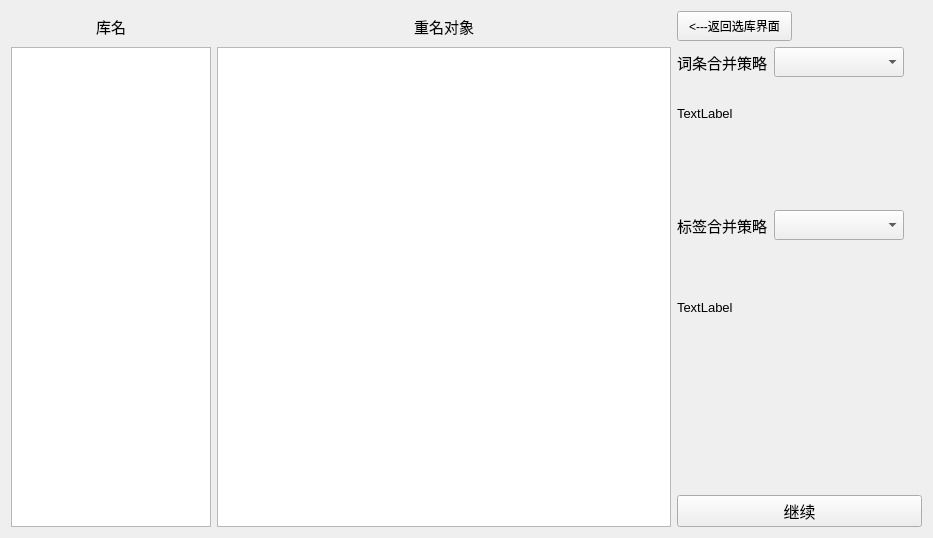
<?xml version="1.0" encoding="UTF-8"?>
<ui version="4.0">
 <class>merge_kl_same_name</class>
 <widget class="QWidget" name="merge_kl_same_name">
  <property name="geometry">
   <rect>
    <x>0</x>
    <y>0</y>
    <width>933</width>
    <height>538</height>
   </rect>
  </property>
  <property name="windowTitle">
   <string>Form</string>
  </property>
  <layout class="QGridLayout" name="gridLayout">
   <item row="0" column="0">
    <layout class="QVBoxLayout" name="verticalLayout" stretch="0,0">
     <item>
      <layout class="QHBoxLayout" name="horizontalLayout_2">
       <item>
        <spacer name="horizontalSpacer_3">
         <property name="orientation">
          <enum>Qt::Orientation::Horizontal</enum>
         </property>
         <property name="sizeType">
          <enum>QSizePolicy::Policy::Maximum</enum>
         </property>
         <property name="sizeHint" stdset="0">
          <size>
           <width>85</width>
           <height>20</height>
          </size>
         </property>
        </spacer>
       </item>
       <item>
        <widget class="QLabel" name="label_2">
         <property name="sizePolicy">
          <sizepolicy hsizetype="Fixed" vsizetype="Preferred">
           <horstretch>0</horstretch>
           <verstretch>0</verstretch>
          </sizepolicy>
         </property>
         <property name="minimumSize">
          <size>
           <width>0</width>
           <height>30</height>
          </size>
         </property>
         <property name="maximumSize">
          <size>
           <width>30</width>
           <height>16777215</height>
          </size>
         </property>
         <property name="font">
          <font>
           <pointsize>11</pointsize>
          </font>
         </property>
         <property name="text">
          <string>库名</string>
         </property>
        </widget>
       </item>
       <item>
        <spacer name="horizontalSpacer_4">
         <property name="orientation">
          <enum>Qt::Orientation::Horizontal</enum>
         </property>
         <property name="sizeType">
          <enum>QSizePolicy::Policy::Maximum</enum>
         </property>
         <property name="sizeHint" stdset="0">
          <size>
           <width>85</width>
           <height>20</height>
          </size>
         </property>
        </spacer>
       </item>
      </layout>
     </item>
     <item>
      <widget class="QListWidget" name="show_listWidget_3">
       <property name="sizePolicy">
        <sizepolicy hsizetype="Maximum" vsizetype="Expanding">
         <horstretch>0</horstretch>
         <verstretch>0</verstretch>
        </sizepolicy>
       </property>
       <property name="minimumSize">
        <size>
         <width>100</width>
         <height>0</height>
        </size>
       </property>
       <property name="maximumSize">
        <size>
         <width>200</width>
         <height>16777215</height>
        </size>
       </property>
      </widget>
     </item>
    </layout>
   </item>
   <item row="0" column="1">
    <layout class="QVBoxLayout" name="verticalLayout_2">
     <item>
      <layout class="QHBoxLayout" name="horizontalLayout">
       <item>
        <spacer name="horizontalSpacer">
         <property name="orientation">
          <enum>Qt::Orientation::Horizontal</enum>
         </property>
         <property name="sizeHint" stdset="0">
          <size>
           <width>40</width>
           <height>20</height>
          </size>
         </property>
        </spacer>
       </item>
       <item>
        <widget class="QLabel" name="label">
         <property name="minimumSize">
          <size>
           <width>0</width>
           <height>30</height>
          </size>
         </property>
         <property name="font">
          <font>
           <pointsize>11</pointsize>
          </font>
         </property>
         <property name="text">
          <string>重名对象</string>
         </property>
        </widget>
       </item>
       <item>
        <spacer name="horizontalSpacer_2">
         <property name="orientation">
          <enum>Qt::Orientation::Horizontal</enum>
         </property>
         <property name="sizeHint" stdset="0">
          <size>
           <width>40</width>
           <height>20</height>
          </size>
         </property>
        </spacer>
       </item>
      </layout>
     </item>
     <item>
      <widget class="QListWidget" name="show_listWidget_2"/>
     </item>
    </layout>
   </item>
   <item row="0" column="2">
    <layout class="QVBoxLayout" name="verticalLayout_4">
     <item>
      <layout class="QHBoxLayout" name="horizontalLayout_5">
       <item>
        <widget class="QPushButton" name="goback">
         <property name="sizePolicy">
          <sizepolicy hsizetype="Minimum" vsizetype="Minimum">
           <horstretch>0</horstretch>
           <verstretch>0</verstretch>
          </sizepolicy>
         </property>
         <property name="minimumSize">
          <size>
           <width>0</width>
           <height>30</height>
          </size>
         </property>
         <property name="text">
          <string>&lt;---返回选库界面</string>
         </property>
        </widget>
       </item>
       <item>
        <spacer name="horizontalSpacer_5">
         <property name="orientation">
          <enum>Qt::Orientation::Horizontal</enum>
         </property>
         <property name="sizeType">
          <enum>QSizePolicy::Policy::Maximum</enum>
         </property>
         <property name="sizeHint" stdset="0">
          <size>
           <width>130</width>
           <height>20</height>
          </size>
         </property>
        </spacer>
       </item>
      </layout>
     </item>
     <item>
      <layout class="QVBoxLayout" name="verticalLayout_3">
       <item>
        <layout class="QHBoxLayout" name="horizontalLayout_3">
         <item>
          <widget class="QLabel" name="label_3">
           <property name="sizePolicy">
            <sizepolicy hsizetype="Fixed" vsizetype="Preferred">
             <horstretch>0</horstretch>
             <verstretch>0</verstretch>
            </sizepolicy>
           </property>
           <property name="minimumSize">
            <size>
             <width>0</width>
             <height>30</height>
            </size>
           </property>
           <property name="font">
            <font>
             <pointsize>11</pointsize>
            </font>
           </property>
           <property name="text">
            <string>词条合并策略</string>
           </property>
          </widget>
         </item>
         <item>
          <widget class="QComboBox" name="comboBox">
           <property name="sizePolicy">
            <sizepolicy hsizetype="Minimum" vsizetype="Fixed">
             <horstretch>0</horstretch>
             <verstretch>0</verstretch>
            </sizepolicy>
           </property>
           <property name="minimumSize">
            <size>
             <width>130</width>
             <height>30</height>
            </size>
           </property>
          </widget>
         </item>
         <item>
          <spacer name="horizontalSpacer_7">
           <property name="orientation">
            <enum>Qt::Orientation::Horizontal</enum>
           </property>
           <property name="sizeType">
            <enum>QSizePolicy::Policy::Maximum</enum>
           </property>
           <property name="sizeHint" stdset="0">
            <size>
             <width>18</width>
             <height>18</height>
            </size>
           </property>
          </spacer>
         </item>
        </layout>
       </item>
       <item>
        <layout class="QVBoxLayout" name="verticalLayout_5">
         <item>
          <widget class="QLabel" name="label_5">
           <property name="sizePolicy">
            <sizepolicy hsizetype="Maximum" vsizetype="Expanding">
             <horstretch>0</horstretch>
             <verstretch>0</verstretch>
            </sizepolicy>
           </property>
           <property name="maximumSize">
            <size>
             <width>250</width>
             <height>16777215</height>
            </size>
           </property>
           <property name="font">
            <font>
             <pointsize>10</pointsize>
            </font>
           </property>
           <property name="text">
            <string>TextLabel</string>
           </property>
          </widget>
         </item>
         <item>
          <spacer name="verticalSpacer">
           <property name="orientation">
            <enum>Qt::Orientation::Vertical</enum>
           </property>
           <property name="sizeHint" stdset="0">
            <size>
             <width>20</width>
             <height>40</height>
            </size>
           </property>
          </spacer>
         </item>
        </layout>
       </item>
       <item>
        <layout class="QHBoxLayout" name="horizontalLayout_4">
         <item>
          <widget class="QLabel" name="label_4">
           <property name="sizePolicy">
            <sizepolicy hsizetype="Fixed" vsizetype="Preferred">
             <horstretch>0</horstretch>
             <verstretch>0</verstretch>
            </sizepolicy>
           </property>
           <property name="minimumSize">
            <size>
             <width>0</width>
             <height>30</height>
            </size>
           </property>
           <property name="font">
            <font>
             <pointsize>11</pointsize>
            </font>
           </property>
           <property name="text">
            <string>标签合并策略</string>
           </property>
          </widget>
         </item>
         <item>
          <widget class="QComboBox" name="comboBox_3">
           <property name="sizePolicy">
            <sizepolicy hsizetype="Minimum" vsizetype="Fixed">
             <horstretch>0</horstretch>
             <verstretch>0</verstretch>
            </sizepolicy>
           </property>
           <property name="minimumSize">
            <size>
             <width>130</width>
             <height>30</height>
            </size>
           </property>
          </widget>
         </item>
         <item>
          <spacer name="horizontalSpacer_6">
           <property name="orientation">
            <enum>Qt::Orientation::Horizontal</enum>
           </property>
           <property name="sizeType">
            <enum>QSizePolicy::Policy::Maximum</enum>
           </property>
           <property name="sizeHint" stdset="0">
            <size>
             <width>18</width>
             <height>18</height>
            </size>
           </property>
          </spacer>
         </item>
        </layout>
       </item>
       <item>
        <widget class="QLabel" name="label_6">
         <property name="sizePolicy">
          <sizepolicy hsizetype="Maximum" vsizetype="Expanding">
           <horstretch>0</horstretch>
           <verstretch>0</verstretch>
          </sizepolicy>
         </property>
         <property name="maximumSize">
          <size>
           <width>250</width>
           <height>16777215</height>
          </size>
         </property>
         <property name="font">
          <font>
           <pointsize>10</pointsize>
          </font>
         </property>
         <property name="text">
          <string>TextLabel</string>
         </property>
        </widget>
       </item>
       <item>
        <spacer name="verticalSpacer_2">
         <property name="orientation">
          <enum>Qt::Orientation::Vertical</enum>
         </property>
         <property name="sizeHint" stdset="0">
          <size>
           <width>20</width>
           <height>40</height>
          </size>
         </property>
        </spacer>
       </item>
       <item>
        <widget class="QPushButton" name="pushButton">
         <property name="sizePolicy">
          <sizepolicy hsizetype="Minimum" vsizetype="Minimum">
           <horstretch>0</horstretch>
           <verstretch>0</verstretch>
          </sizepolicy>
         </property>
         <property name="minimumSize">
          <size>
           <width>50</width>
           <height>30</height>
          </size>
         </property>
         <property name="font">
          <font>
           <pointsize>12</pointsize>
          </font>
         </property>
         <property name="text">
          <string>继续</string>
         </property>
        </widget>
       </item>
      </layout>
     </item>
    </layout>
   </item>
  </layout>
 </widget>
 <resources/>
 <connections/>
</ui>
